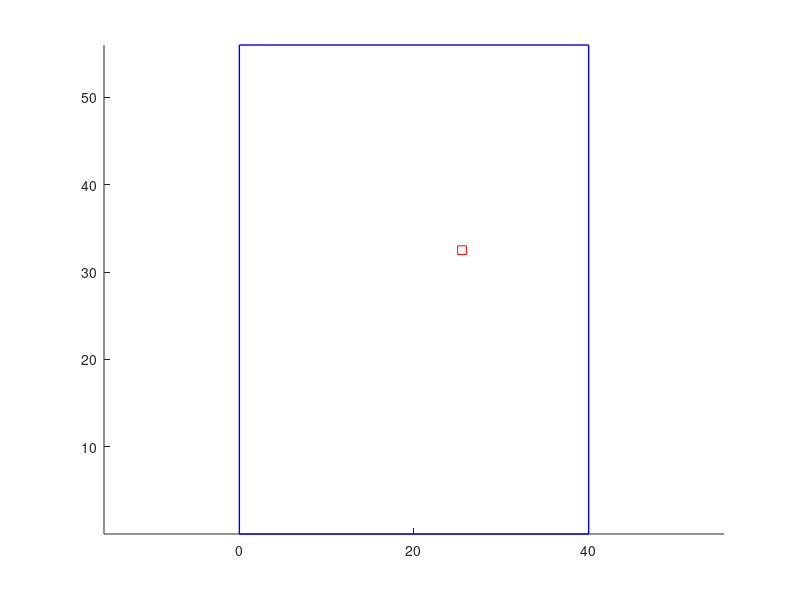

The MATLAB script that drew this image: (Note: this script raises an error after producing the figure.)
close all; clear all;
                  % wymiary x y 
rectangle('Position', [0 0 40 56], 'EdgeColor', 'b', 'LineWidth', 1);
hold on;

uwb = [10.5, 24.5;
       2.5, 2.5];

odb = [4, 10.5, 18.5, 26, 35.5;       % x1 x2 x3 x4 x5
       52.5, 52.5, 52.5, 52.5, 52.5]; % y1 y2 y3 y4 y5

obj_x = 25; obj_y = 32;

axis equal;
rectangle('Position', [obj_x obj_y 1 1], 'EdgeColor', 'r', 'LineWidth', 0.5);

for i=1:length(uwb(1,:))
    for j=1:length(odb(1,:))
        plot(uwb(1, i), uwb(2, i), 'O');
        plot(odb(1, j), odb(2, j), 'O');
        line([uwb(1,i) odb(1,j)], [uwb(2,i) odb(2,j)]);
        hold on;

        res = wektorsektor(uwb(1, i), uwb(2,1), odb(1,j), odb(2,i), obj_x, obj_y, 1, 1);
        if res == 1 || res == 0
            line([uwb(1,i) odb(1,j)], [uwb(2,i) odb(2,j)], 'Color', 'r');
        end
    end
end
